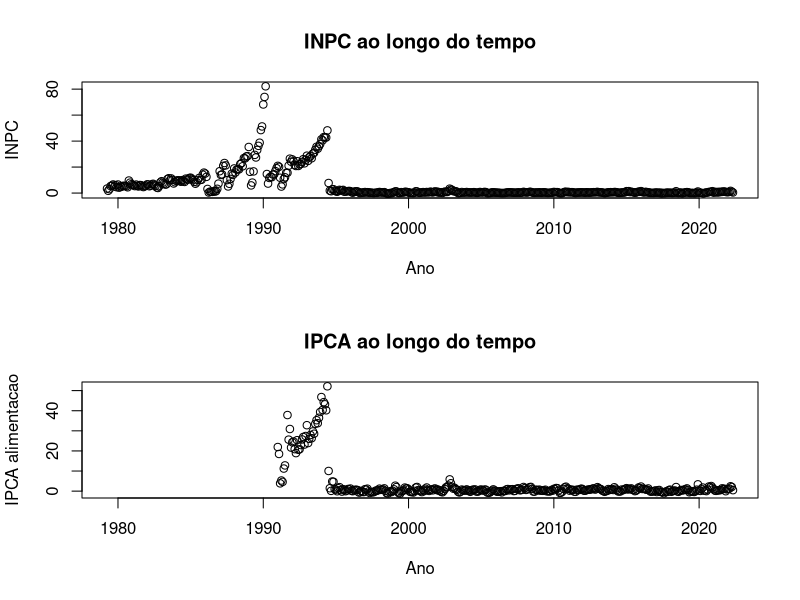
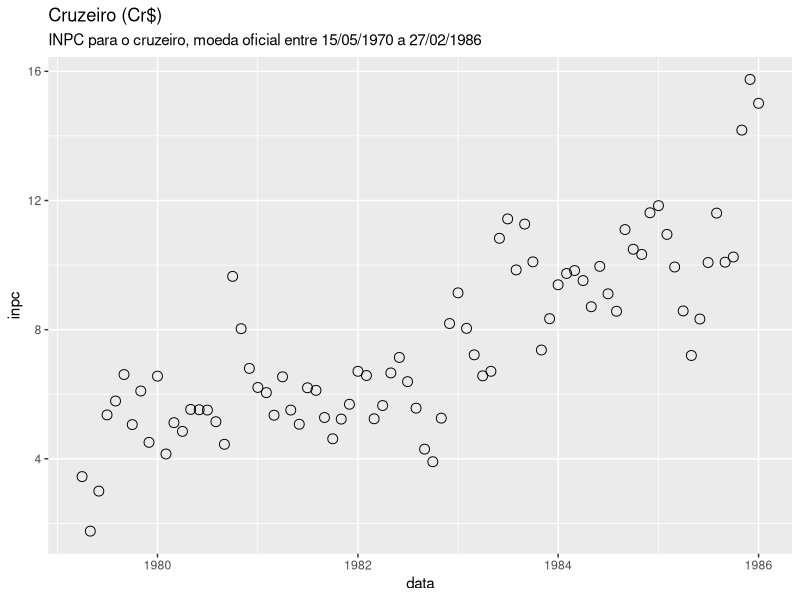
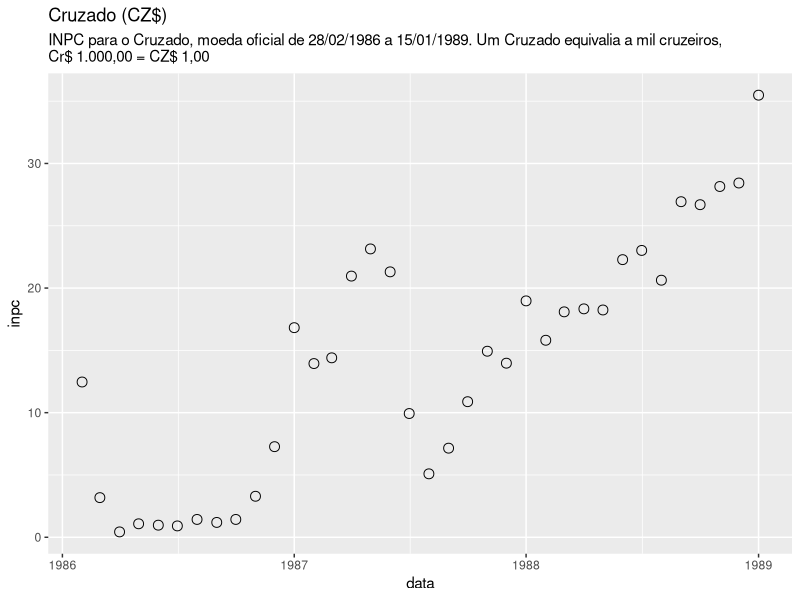
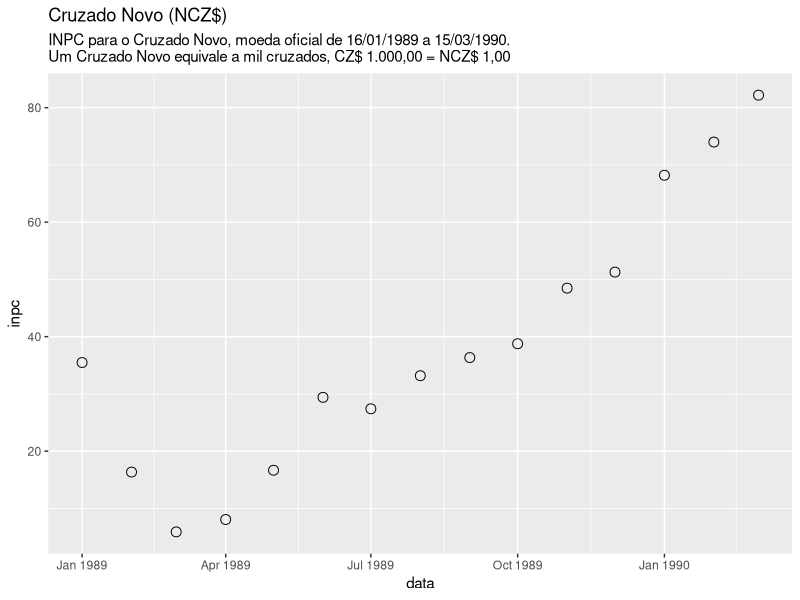
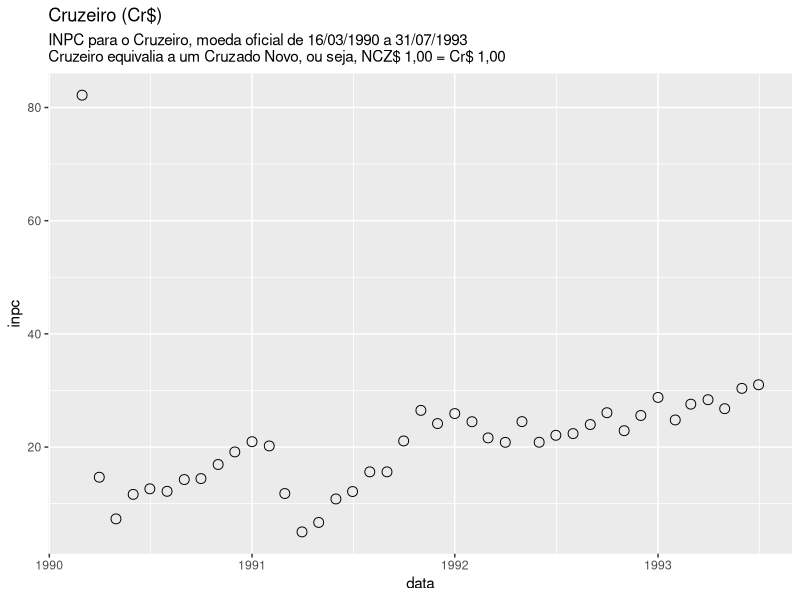
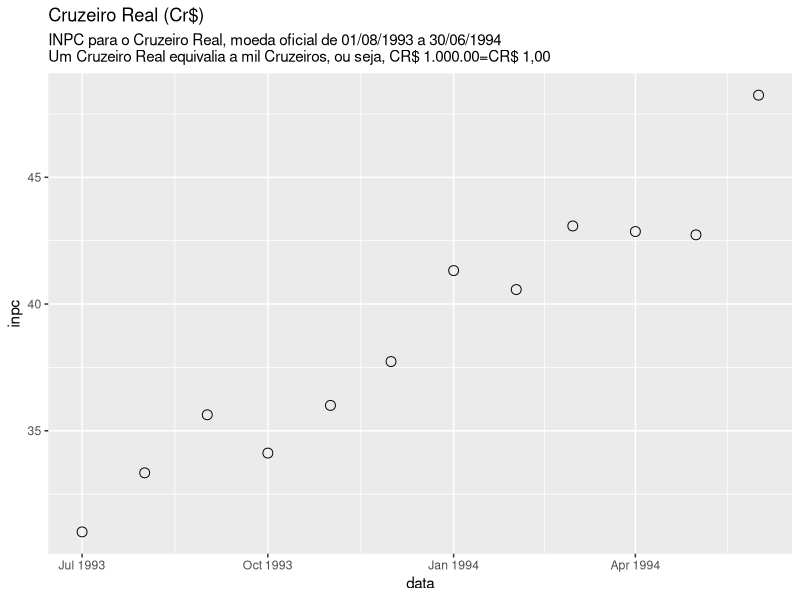
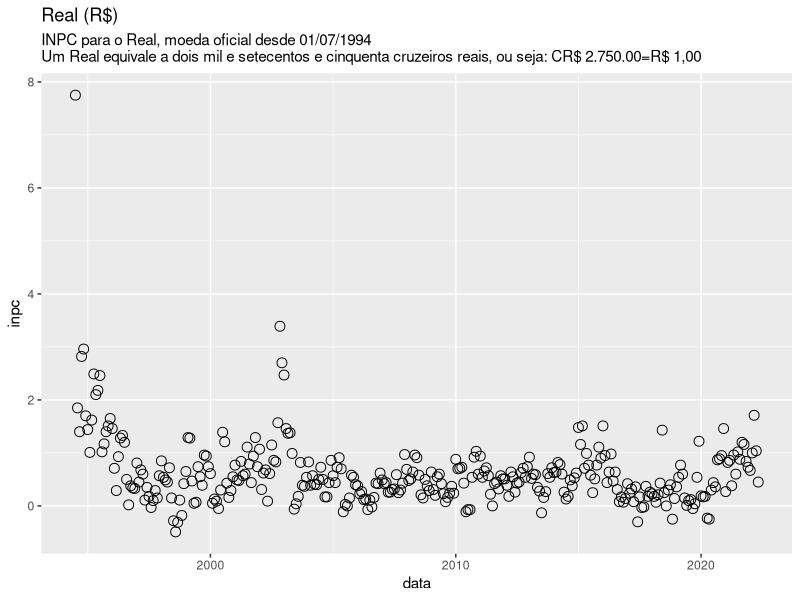
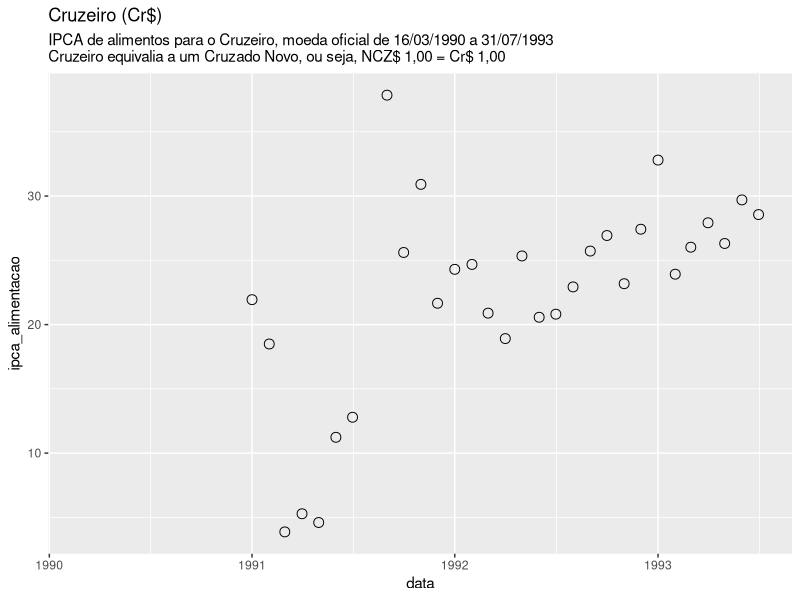

Write the R code that produced these figures, in order.
## ---- chunk 1

library(readxl)
library(ggplot2)
library(igraph)


dados <- read_excel("INPC_IPCA.xlsx", 
                    col_types = c("date", "numeric", "numeric", "text", "text"))

colnames(dados) <-  c("data", "inpc", "ipca_alimentacao", "ipca_habitacao", "ipca_saude")

dados_analise <- dados[dados$data < "2018-01-01",]

dados_teste <- dados[dados$data >= "2018-01-01",]

## ---- chunk 2

par(mfrow=c(2,1))
plot(dados$data, dados$inpc, main =  "INPC ao longo do tempo", xlab = "Ano", ylab = "INPC")
plot(dados$data, dados$ipca_alimentacao, main = "IPCA ao longo do tempo", xlab = "Ano", ylab = "IPCA alimentacao")

## ---- chunk 3

cruzeiro <- dados[dados$data < "1986-02-01",]
cruzado <- dados[(dados$data <= "1989-01-01") & (dados$data >= "1986-02-01"),] 
cruzado.novo <- dados[(dados$data <= "1990-03-01") & (dados$data >= "1989-01-01"),] 
cruzeiro90 <-  dados[(dados$data <= "1993-07-01") & (dados$data >= "1990-03-01"),] 
cruzeiro.real <-  dados[(dados$data <= "1994-06-01") & (dados$data >= "1993-07-01"),] 
real <-  dados[dados$data >= "1994-07-01",] 

ggplot(cruzeiro, aes(y = inpc, x = data)) + geom_point(shape = 1, size = 3) + labs(title = "Cruzeiro (Cr$) ", subtitle =  "INPC para o cruzeiro, moeda oficial entre 15/05/1970 a 27/02/1986")
ggplot(cruzado, aes(y = inpc, x = data)) + geom_point(shape = 1, size = 3) + labs(title = "Cruzado (CZ$)", subtitle =  "INPC para o Cruzado, moeda oficial de 28/02/1986 a 15/01/1989. Um Cruzado equivalia a mil cruzeiros,
Cr$ 1.000,00 = CZ$ 1,00")
ggplot(cruzado.novo, aes(y = inpc, x = data)) + geom_point(shape = 1, size = 3) + labs(title = "Cruzado Novo (NCZ$)", subtitle =  "INPC para o Cruzado Novo, moeda oficial de 16/01/1989 a 15/03/1990.
Um Cruzado Novo equivale a mil cruzados, CZ$ 1.000,00 = NCZ$ 1,00" )
ggplot(cruzeiro90, aes(y = inpc, x = data)) + geom_point(shape = 1, size = 3) + labs(title = "Cruzeiro (Cr$)", subtitle =  "INPC para o Cruzeiro, moeda oficial de 16/03/1990 a 31/07/1993
Cruzeiro equivalia a um Cruzado Novo, ou seja, NCZ$ 1,00 = Cr$ 1,00") 
ggplot(cruzeiro.real, aes(y = inpc, x = data)) + geom_point(shape = 1, size = 3) + labs(title = "Cruzeiro Real (Cr$)", subtitle =  "INPC para o Cruzeiro Real, moeda oficial de 01/08/1993 a 30/06/1994
Um Cruzeiro Real equivalia a mil Cruzeiros, ou seja, CR$ 1.000.00=CR$ 1,00")
ggplot(real, aes(y = inpc, x = data)) + geom_point(shape = 1, size = 3) + labs(title = "Real (R$)", subtitle =  "INPC para o Real, moeda oficial desde 01/07/1994
Um Real equivale a dois mil e setecentos e cinquenta cruzeiros reais, ou seja: CR$ 2.750.00=R$ 1,00") 

## ---- chunk 4
ggplot(cruzeiro90, aes(y = ipca_alimentacao, x = data)) + geom_point(shape = 1, size = 3) + labs(title = "Cruzeiro (Cr$)", subtitle =  "IPCA de alimentos para o Cruzeiro, moeda oficial de 16/03/1990 a 31/07/1993
Cruzeiro equivalia a um Cruzado Novo, ou seja, NCZ$ 1,00 = Cr$ 1,00") 
ggplot(cruzeiro.real, aes(y = ipca_alimentacao, x = data)) + geom_point(shape = 1, size = 3) + labs(title = "Cruzeiro Real (Cr$)", subtitle =  "IPCA de Alimenos para o Cruzeiro Real, moeda oficial de 01/08/1993 a 30/06/1994
Um Cruzeiro Real equivalia a mil Cruzeiros, ou seja, CR$ 1.000.00=CR$ 1,00")
ggplot(real, aes(y = ipca_alimentacao, x = data)) + geom_point(shape = 1, size = 3) + labs(title = "Real (R$)", subtitle =  "IPCA de Alimentos para o Real, moeda oficial desde 01/07/1994
Um Real equivale a dois mil e setecentos e cinquenta cruzeiros reais, ou seja: CR$ 2.750.00=R$ 1,00") 

## ---- chunk 5

matriz.freq <- function(dados) {
  numero.estados <- length(attributes(dados)$levels)
  frequencia <- matrix(rep(0,numero.estados*numero.estados), nrow = numero.estados, ncol = numero.estados)
  for(index in 2:length(dados)) {
    frequencia[dados[index-1],dados[index]] = frequencia[dados[index-1],dados[index]] + 1 
  }
  return(frequencia)
}

matriz.transicao <- function(dados) {
  frequencia <- matriz.freq(dados)
  for(estado in as.numeric(attributes(dados)$levels)) {
    frequencia[estado,] <- frequencia[estado,]/sum(frequencia[estado,])  
  }
  return(frequencia)
}


prever <- function(matriz, x0) {
  return(which.max(matriz[x0,]))
}

prever.todos <- function(matriz, dados, x0) {
  previsao <- c()
  for(index in 1:length(dados)) {
    previsao[index] <- prever(matriz, x0)
    x0 <- dados[index]
  }
  return(previsao)
}

acuracia <- function(matriz, dados, x0) {
  previsao <- prever.todos(matriz, dados, x0)
  acertos <- previsao == dados
  return(sum(acertos)/length(previsao))
}

## ---- chunk 6
intervalos.inpc <- cut(dados_analise$inpc, breaks=c(min(dados_analise$inpc), mean(dados_analise$inpc), max(dados_analise$inpc)), labels=c(1,2))
intervalos.inpc[is.na(intervalos.inpc)] <- 1

matriz.transicao.inpc <- matriz.transicao(intervalos.inpc)

intervalos.inpc.teste <- cut(dados_teste$inpc, breaks=c(min(dados_analise$inpc), mean(dados_analise$inpc), max(dados_analise$inpc)), labels=c(1,2))
  
x0 <- intervalos.inpc[length(intervalos.inpc)]

previsao <- prever.todos(matriz.transicao.inpc, intervalos.inpc.teste, x0)

matriz.transicao.inpc 

acuracia.inpc.media <- acuracia(matriz.transicao.inpc, intervalos.inpc.teste, x0);acuracia.inpc.media
## ---- chunk 7
intervalos.inpc <- cut(dados_analise$inpc, breaks=c(quantile(dados_analise$inpc, probs=seq(0,1, by=0.25))), labels=c(1,2,3,4))
intervalos.inpc[is.na(intervalos.inpc)] <- 1

matriz.transicao.inpc <- matriz.transicao(intervalos.inpc)

intervalos.inpc.teste <- cut(dados_teste$inpc, breaks=c(quantile(dados_analise$inpc, probs=seq(0,1, by=0.25))), labels=c(1,2,3,4))
  
x0 <- intervalos.inpc[length(intervalos.inpc)]

previsao <- prever.todos(matriz.transicao.inpc, intervalos.inpc.teste, x0)
matriz.transicao.inpc

acuracia.inpc.quartis <- acuracia(matriz.transicao.inpc, intervalos.inpc.teste, x0);


acuracia.inpc.quartis
## ---- chunk 8
g <- graph_from_adjacency_matrix(as.matrix(matriz.transicao.inpc),mode = "directed",  weighted = T)
plot(g,vertex.color="pink", edge.curved=seq(-0.5, 0.5, length = ecount(g)))

## ---- chunk 9
dados_analise <- real[real$data < "2011-09-01",]

dados_teste <- real[real$data >= "2011-09-01",]
intervalos.inpc <- cut(dados_analise$inpc, breaks=c(min(dados_analise$inpc), mean(dados_analise$inpc), max(dados_analise$inpc)), labels=c(1,2))
intervalos.inpc[is.na(intervalos.inpc)] <- 1

matriz.transicao.inpc <- matriz.transicao(intervalos.inpc)

intervalos.inpc.teste <- cut(dados_teste$inpc, breaks=c(min(dados_analise$inpc), mean(dados_analise$inpc), max(dados_analise$inpc)), labels=c(1,2))
  
x0 <- intervalos.inpc[length(intervalos.inpc)]

previsao <- prever.todos(matriz.transicao.inpc, intervalos.inpc.teste, x0)

matriz.transicao.inpc

acuracia.inpc.real.media <- acuracia(matriz.transicao.inpc, intervalos.inpc.teste, x0); acuracia.inpc.real.media

g <- graph_from_adjacency_matrix(as.matrix(matriz.transicao.inpc),mode = "directed",  weighted = T)
plot(g,vertex.color="green", edge.curved=seq(-0.5, -0.5, length = ecount(g))) 
## ---- chunk 10
intervalos.inpc <- cut(dados_analise$inpc, breaks=c(quantile(dados_analise$inpc, probs=seq(0,1, by=0.25))), labels=c(1,2,3,4))
intervalos.inpc[is.na(intervalos.inpc)] <- 1

matriz.transicao.inpc <- matriz.transicao(intervalos.inpc)

intervalos.inpc.teste <- cut(dados_teste$inpc, breaks=c(quantile(dados_analise$inpc, probs=seq(0,1, by=0.25))), labels=c(1,2,3,4))
  
x0 <- intervalos.inpc[length(intervalos.inpc)]

previsao <- prever.todos(matriz.transicao.inpc, intervalos.inpc.teste, x0)

matriz.transicao.inpc

acuracia.inpc.real.quartil <- acuracia(matriz.transicao.inpc, intervalos.inpc.teste, x0); acuracia.inpc.real.quartil

g <- graph_from_adjacency_matrix(as.matrix(matriz.transicao.inpc),mode = "directed",  weighted = T)
plot(g,vertex.color="green", edge.curved=seq(-0.5, -0.5, length = ecount(g))) 
## ---- chunk 11
dados1992_2019 <- dados[(dados$data <= "2019-05-01") & (dados$data >= "1992-01-01"),] 
dados2019_atual <- dados[dados$data >"2019-05-01",] 

intervalos.ipca <- cut(dados1992_2019$ipca_alimentacao, breaks=c(min(dados1992_2019$ipca_alimentacao), mean(dados1992_2019$ipca_alimentacao), max(dados1992_2019$ipca_alimentacao)), labels=c(1,2))

matriz.transicao.ipca <- matriz.transicao(intervalos.ipca)


matriz.transicao.ipca

intervalos.ipca.teste <- cut(dados2019_atual$ipca_alimentacao, breaks=c(min(dados1992_2019$ipca_alimentacao), mean(dados1992_2019$ipca_alimentacao), max(dados1992_2019$ipca_alimentacao)), labels=c(1,2))

x0 <- intervalos.ipca[length(intervalos.ipca)]

acuracia.ipca.media <- acuracia(matriz.transicao.ipca, intervalos.ipca.teste, x0); acuracia.ipca.media




## ---- chunk 12

g <- graph_from_adjacency_matrix(as.matrix(matriz.transicao.ipca),mode = "directed",  weighted = T)
plot(g,vertex.color="green", edge.curved=seq(-0.5, -0.5, length = ecount(g))) 
## ---- chunk 13
dados_analise <- dados[(dados$data <= "2019-05-01") & (dados$data >= "1992-01-01"),] 
dados_teste <- dados[dados$data >"2019-05-01",] 

intervalos.ipca <- cut(dados_analise$ipca_alimentacao, breaks=c(quantile(dados_analise$ipca_alimentacao, probs=seq(0,1, by=0.25))), labels=c(1,2,3,4))
intervalos.ipca[is.na(intervalos.ipca)] <- 1

matriz.transicao.ipca <- matriz.transicao(intervalos.ipca)

intervalos.ipca.teste <- cut(dados_teste$ipca_alimentacao, breaks=c(quantile(dados_analise$ipca_alimentacao, probs=seq(0,1, by=0.25))), labels=c(1,2,3,4))
  
x0 <- intervalos.ipca[length(intervalos.ipca)]

previsao <- prever.todos(matriz.transicao.ipca, intervalos.ipca.teste, x0)
matriz.transicao.ipca

acuracia.ipca.quartis <- acuracia(matriz.transicao.ipca, intervalos.ipca.teste, x0);


acuracia.ipca.quartis


g <- graph_from_adjacency_matrix(as.matrix(matriz.transicao.ipca),mode = "directed",  weighted = T)
plot(g,vertex.color="green", edge.curved=seq(-0.5, -0.5, length = ecount(g))) 
## ---- chunk 14

dados_analise <- real[real$data < "2019-05-01",]

dados_teste <- real[real$data >= "2019-05-01",]

intervalos.ipca <- cut(dados_analise$ipca_alimentacao, breaks=c(quantile(dados_analise$ipca_alimentacao, probs=seq(0,1, by=0.5))), labels=c(1,2))
intervalos.ipca[is.na(intervalos.ipca)] <- 1

matriz.transicao.ipca <- matriz.transicao(intervalos.ipca)

intervalos.ipca.teste <- cut(dados_teste$ipca_alimentacao, breaks=c(quantile(dados_analise$ipca_alimentacao, probs=seq(0,1, by=0.5))), labels=c(1,2))
  
x0 <- intervalos.ipca[length(intervalos.ipca)]

previsao <- prever.todos(matriz.transicao.ipca, intervalos.ipca.teste, x0)
matriz.transicao.ipca

acuracia.ipca.real.media <- acuracia(matriz.transicao.ipca, intervalos.ipca.teste, x0);


acuracia.ipca.real.media

## ---- chunk 15


intervalos.ipca <- cut(dados_analise$ipca_alimentacao, breaks=c(quantile(dados_analise$ipca_alimentacao, probs=seq(0,1, by=0.25))), labels=1:4)
intervalos.ipca[is.na(intervalos.ipca)] <- 1

matriz.transicao.ipca <- matriz.transicao(intervalos.ipca)

intervalos.ipca.teste <- cut(dados_teste$ipca_alimentacao, breaks=c(quantile(dados_analise$ipca_alimentacao, probs=seq(0,1, by=0.25))), labels=1:4)
  
x0 <- intervalos.ipca[length(intervalos.ipca)]

previsao <- prever.todos(matriz.transicao.ipca, intervalos.ipca.teste, x0)
matriz.transicao.ipca

acuracia.ipca.real.quartis <- acuracia(matriz.transicao.ipca, intervalos.ipca.teste, x0);


acuracia.ipca.real.quartis

